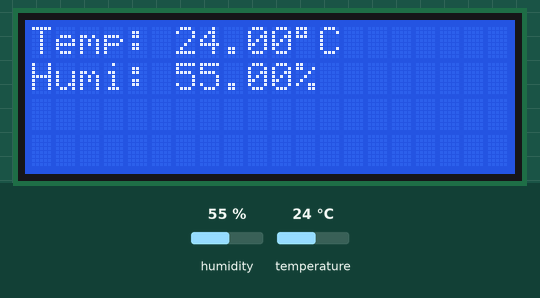
Recording of a sketch running on a simulated Arduino Uno, built with avr-gcc and run on an emulated ATmega328P. Parts: 20×4 character LCD. The inputs (shaded band) are chosen by the test bench; at power-on: humidity 55 %, temperature 24 °C.

Above: at 2.6 s.
2.7 s: humidity set to 22 %
At 6.5 s:
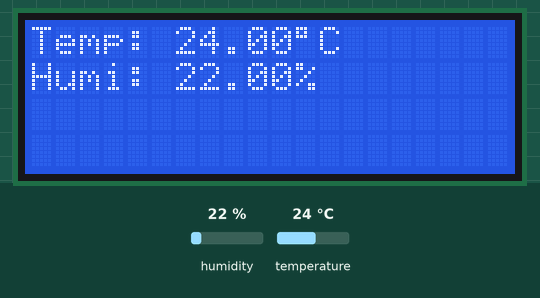
8.0 s: temperature set to 12 °C
At 10.8 s:
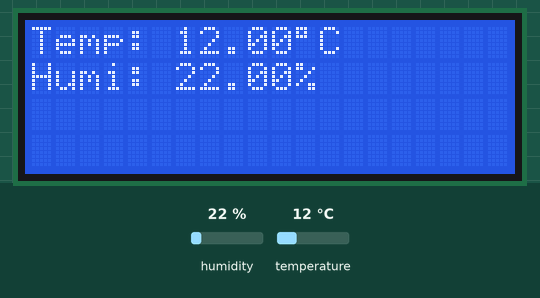
13.3 s: humidity set to 40 %
At 15.0 s:
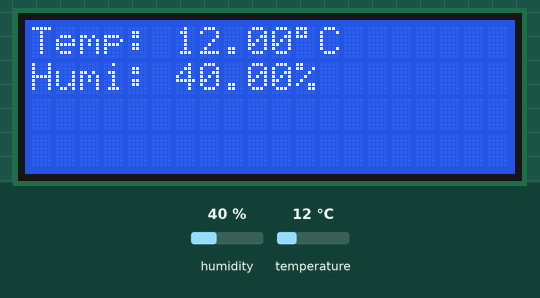
18.6 s: temperature set to 19 °C
Timing chart, 0 to 21.6 s (numbered marks = the images above; inputs shaded):
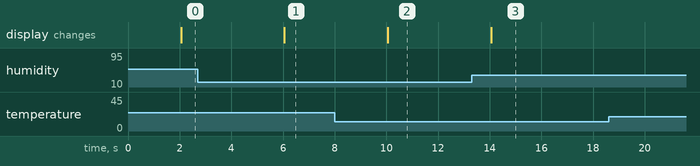

The sketch:

dht_lcd.ino
```cpp
#include <LiquidCrystal_I2C.h>
#include "DHT.h"

#define DHTPIN 2          // what digital pin the DHT11 is connected to
#define DHTTYPE DHT11     // DHT11 sensor is being used

LiquidCrystal_I2C lcd(0x3F, 20, 4);  // set the LCD address to 0x3F for a 16 chars and 2 line display
DHT dht(DHTPIN, DHTTYPE);

unsigned long previousMillis = 0;        // will store last time temperature was updated
const long interval = 2000;              // interval at which to read sensor (milliseconds, 2000ms = 2s)

void setup() {
  dht.begin();              // initialize the sensor
  lcd.init();               // initialize the lcd
  lcd.backlight();          // turn on the backlight
}

void loop() {
  unsigned long currentMillis = millis();

  if (currentMillis - previousMillis >= interval) {
    // save the last time you read the sensor
    previousMillis = currentMillis;

    // Reading temperature or humidity takes about 250 milliseconds
    // Sensor readings may also be up to 2 seconds 'old' (its a very slow sensor)
    float humi = dht.readHumidity();          // Read humidity
    float tempC = dht.readTemperature();      // Read temperature as Celsius

    lcd.clear();

    // Check if any reads failed and exit early (to try again).
    if (isnan(humi) || isnan(tempC)) {
      lcd.print("Failed to read from DHT sensor!");
      return;
    }

    // Display the temperature
    lcd.setCursor(0, 0);
    lcd.print("Temp: ");
    lcd.print(tempC);     // print the temperature
    lcd.print((char)223); // print degree symbol
    lcd.print("C");

    // Display the humidity
    lcd.setCursor(0, 1);
    lcd.print("Humi: ");
    lcd.print(humi);      // print the humidity
    lcd.print("%");
  }
}
```

Measured:
- after the input at 2.7 s, the display: changes after 3.4 s (image 1)
- after the input at 8.0 s, the display: changes after 2.1 s (image 2)
- after the input at 13.3 s, the display: changes after 0.75 s (image 3)
